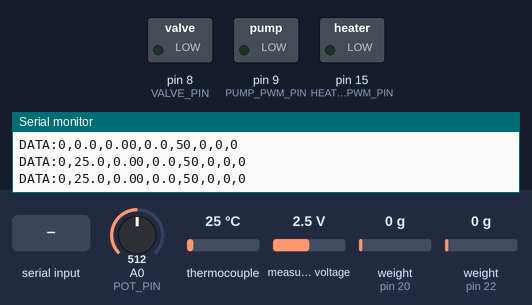
The sketch below on a simulated Arduino Uno, built with avr-gcc and run on an emulated ATmega328P. Parts: switched loads named in the sketch (green lamp = pin HIGH), the last lines printed to the serial monitor. The test bench sets the inputs (shaded band); at power-on: thermocouple 25 °C, A0 (POT_PIN) = 512, measured voltage 2.5 V, weight on the scale (sensors on pin 20, pin 22) 0 g.

Above: at 1.3 s.
1.4 s: "START_BREW\n" received over Serial
At 2.8 s:
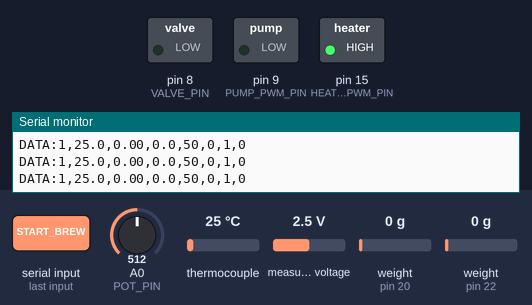
3.1 s: "BEGIN_BREW\n" received over Serial
At 6.1 s:
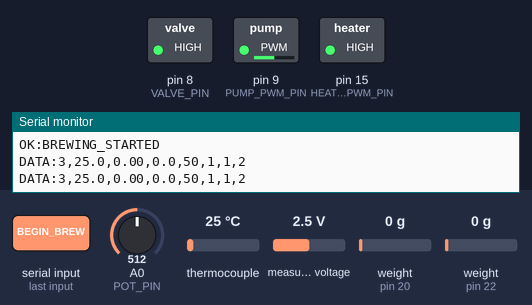
6.4 s: thermocouple set to 87 °C
8.4 s: thermocouple set to 96 °C
At 10.3 s:
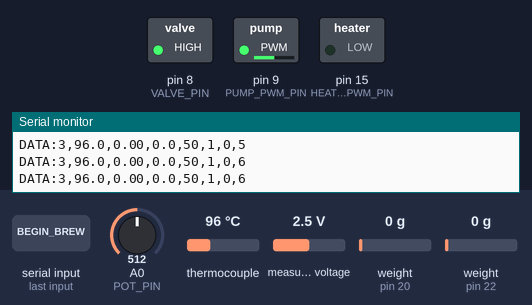
10.6 s: A0 (POT_PIN) set to 716
At 11.9 s:
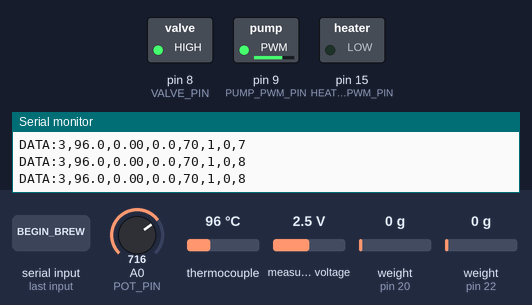
12.2 s: A0 (POT_PIN) set to 992
At 13.4 s:
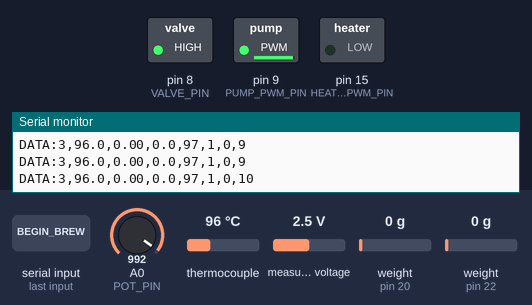
Timing chart, 0 to 14.7 s (numbered marks = the images above; inputs shaded):
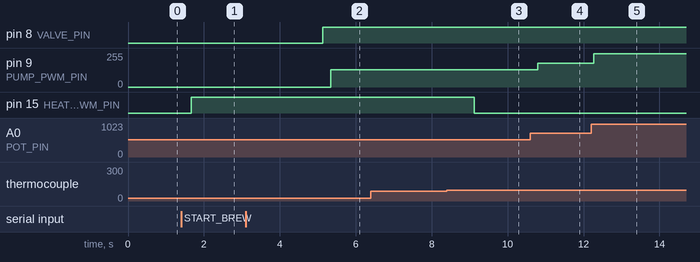

The sketch:

silvia_lever_main.ino
```cpp
/*
 * Silvia Lever Coffee Machine Controller
 * Integrates all hardware components for touchscreen coffee machine control
 * Hardware: Teensy 4.0, PT100 temp sensor, pressure sensor, scales, pump, heater, valve
 */

#include <Adafruit_MAX31865.h>
#include <ADS1115_WE.h>
#include <Wire.h>
#include "HX711.h"
#include "config.h"

// Hardware objects
Adafruit_MAX31865 thermo = Adafruit_MAX31865(PT100_CS, PT100_MOSI, PT100_MISO, PT100_CLK);
ADS1115_WE adc = ADS1115_WE(ADS1115_ADDRESS);
HX711 scale0, scale1;

// System state
enum SystemState {
  STATE_IDLE,
  STATE_HEATING_BREW,
  STATE_HEATING_STEAM,
  STATE_BREWING,
  STATE_STEAMING,
  STATE_FLUSHING
};

struct SystemData {
  SystemState state = STATE_IDLE;
  float brewTemp = DEFAULT_BREW_TEMP;
  float steamTemp = DEFAULT_STEAM_TEMP;
  float currentTemp = 0.0;
  float pressure = 0.0;
  float weight = 0.0;
  int pumpPower = 0;
  bool valveOpen = false;
  bool heaterOn = false;
  unsigned long brewTimer = 0;
  bool scalesTared = false;
} sys;

// Timing variables
unsigned long lastTempRead = 0;
unsigned long lastPressureRead = 0;
unsigned long lastScaleRead = 0;
unsigned long lastSerialSend = 0;

// Calibrated pressure sensor zero voltage
float calibratedVZero = V_ZERO;


void setup() {
  Serial.begin(SERIAL_BAUD);

  // Initialize pins
  pinMode(PUMP_PWM_PIN, OUTPUT);
  pinMode(HEATER_PWM_PIN, OUTPUT);
  pinMode(VALVE_PIN, OUTPUT);

  // Initialize to safe state
  analogWrite(PUMP_PWM_PIN, 0);
  analogWrite(HEATER_PWM_PIN, 0);
  digitalWrite(VALVE_PIN, LOW);

  // Initialize I2C
  Wire.setSDA(I2C_SDA);
  Wire.setSCL(I2C_SCL);
  Wire.begin();

  // Initialize sensors
  thermo.begin(MAX31865_3WIRE);

  if (!adc.init()) {
    Serial.println("ERROR:ADS1115_INIT_FAILED");
  } else {
    adc.setVoltageRange_mV(ADS1115_RANGE_4096);
    adc.setCompareChannels(ADS1115_COMP_0_GND);
    adc.setMeasureMode(ADS1115_SINGLE);
  }

  // Initialize scales with error checking
  scale0.begin(SCALE_DATA_0, SCALE_CLK);
  scale1.begin(SCALE_DATA_1, SCALE_CLK);
  if (!scale0.is_ready() || !scale1.is_ready()) {
    Serial.println("ERROR:SCALES_NOT_READY");
  }
  scale0.set_scale(SCALE_CALIB_0);
  scale1.set_scale(SCALE_CALIB_1);

  // Auto-calibrate pressure sensor zero (like original psens_test)
  if (adc.init()) {
    float sumVoltage = 0;
    for (int i = 0; i < 10; i++) {
      adc.startSingleMeasurement();
      while (adc.isBusy()) { delay(1); }
      sumVoltage += adc.getResult_V();
      delay(10);
    }
    calibratedVZero = sumVoltage / 10;
  }

  Serial.println("READY");
}

void loop() {
  processSerialCommands();
  updateSensors();
  updateSystemLogic();
  sendTelemetry();
}

void processSerialCommands() {
  if (Serial.available()) {
    String cmd = Serial.readStringUntil('\n');
    cmd.trim();

    if (cmd.startsWith("SET_TEMP BREW ")) {
      float temp = cmd.substring(14).toFloat();
      if (temp >= MIN_TEMP && temp <= MAX_BREW_TEMP) {
        sys.brewTemp = temp;
        Serial.println("OK:BREW_TEMP_SET");
      } else {
        Serial.println("ERROR:BREW_TEMP_OUT_OF_RANGE");
      }
    }
    else if (cmd.startsWith("SET_TEMP STEAM ")) {
      float temp = cmd.substring(15).toFloat();
      if (temp >= MIN_TEMP && temp <= MAX_STEAM_TEMP) {
        sys.steamTemp = temp;
        Serial.println("OK:STEAM_TEMP_SET");
      } else {
        Serial.println("ERROR:STEAM_TEMP_OUT_OF_RANGE");
      }
    }
    else if (cmd == "START_BREW") {
      if (sys.state == STATE_IDLE) {
        sys.state = STATE_HEATING_BREW;
        Serial.println("OK:BREW_STARTED");
      } else {
        Serial.println("ERROR:NOT_IDLE");
      }
    }
    else if (cmd == "START_STEAM") {
      if (sys.state == STATE_IDLE) {
        sys.state = STATE_HEATING_STEAM;
        Serial.println("OK:STEAM_STARTED");
      } else {
        Serial.println("ERROR:NOT_IDLE");
      }
    }
    else if (cmd == "START_FLUSH") {
      if (sys.state == STATE_IDLE) {
        sys.state = STATE_FLUSHING;
        setValve(true);
        Serial.println("OK:FLUSH_STARTED");
      } else {
        Serial.println("ERROR:NOT_IDLE");
      }
    }
    else if (cmd == "BEGIN_BREW" || cmd == "BREW_NOW") {
      if (sys.state == STATE_HEATING_BREW) {
        sys.state = STATE_BREWING;
        sys.brewTimer = millis();
        tareScales();
        setValve(true);
        Serial.println("OK:BREWING_STARTED");
      } else {
        Serial.println("ERROR:INVALID_STATE_FOR_BREW_NOW");
      }
    }
    else if (cmd == "STOP") {
      stopCurrentOperation();
      Serial.println("OK:STOPPED");
    }
    else if (cmd == "TARE_SCALES") {
      tareScales();
      Serial.println("OK:SCALES_TARED");
    }
    else if (cmd == "GET_STATUS") {
      sendStatus();
    }
    else if (cmd == "PING") {
      Serial.println("PONG");
    }
    else if (cmd == "ABORT") {
      stopCurrentOperation();
      Serial.println("OK:ABORTED");
    }
    else if (cmd.length() > 0) {
      Serial.println("ERROR:UNKNOWN_COMMAND");
    }
  }
}

void updateSensors() {
  unsigned long now = millis();

  // Read temperature with fault detection
  if (now - lastTempRead >= TEMP_READ_INTERVAL) {
    sys.currentTemp = thermo.temperature(RNOMINAL, RREF);
    uint8_t fault = thermo.readFault();
    if (fault) {
      Serial.print("ERROR:PT100_FAULT:"); Serial.println(fault, HEX);
      thermo.clearFault();
    }
    lastTempRead = now;
  }

  // Read pressure
  if (now - lastPressureRead >= PRESSURE_READ_INTERVAL) {
    adc.startSingleMeasurement();
    while (adc.isBusy()) { delay(1); }
    float voltage = adc.getResult_V();
    sys.pressure = mapPressure(voltage);
    lastPressureRead = now;
  }

  // Read scales
  if (now - lastScaleRead >= SCALE_READ_INTERVAL) {
    if (scale0.is_ready() && scale1.is_ready()) {
      float weight0 = scale0.get_units(1);
      float weight1 = scale1.get_units(1);
      sys.weight = weight0 + weight1;
    }
    lastScaleRead = now;
  }

  // Read potentiometer for pump control (like original motor_controller_pot)
  int potValue = analogRead(POT_PIN);
  sys.pumpPower = potValue / 4; // Same as original: value/4
}

void updateSystemLogic() {
  switch (sys.state) {
    case STATE_HEATING_BREW:
      controlHeater(sys.brewTemp);
      break;

    case STATE_HEATING_STEAM:
      controlHeater(sys.steamTemp);
      break;

    case STATE_BREWING:
      controlHeater(sys.brewTemp);
      controlPump(true);
      break;

    case STATE_STEAMING:
      controlHeater(sys.steamTemp);
      break;

    case STATE_FLUSHING:
      controlPump(true);
      break;

    case STATE_IDLE:
    default:
      controlHeater(0);
      controlPump(false);
      setValve(false);
      break;
  }
}

void controlHeater(float targetTemp) {
  if (targetTemp == 0) {
    analogWrite(HEATER_PWM_PIN, 0);
    sys.heaterOn = false;
    return;
  }

  float tempDiff = targetTemp - sys.currentTemp;
  int pwmValue = 0;

  if (tempDiff > TEMP_HYSTERESIS_HIGH) {
    pwmValue = HEATER_PWM_FULL;
  } else if (tempDiff > TEMP_HYSTERESIS_MED) {
    pwmValue = HEATER_PWM_MED;
  } else if (tempDiff > TEMP_HYSTERESIS_LOW) {
    pwmValue = HEATER_PWM_LOW;
  }

  analogWrite(HEATER_PWM_PIN, pwmValue);
  sys.heaterOn = (pwmValue > 0);
}

void controlPump(bool enable) {
  if (enable && (sys.state == STATE_BREWING || sys.state == STATE_FLUSHING)) {
    analogWrite(PUMP_PWM_PIN, sys.pumpPower);
  } else {
    analogWrite(PUMP_PWM_PIN, 0);
  }
}

void setValve(bool open) {
  digitalWrite(VALVE_PIN, open ? HIGH : LOW);
  sys.valveOpen = open;
}

void tareScales() {
  if (scale0.is_ready() && scale1.is_ready()) {
    scale0.tare();
    scale1.tare();
    sys.scalesTared = true;
  } else {
    Serial.println("ERROR:SCALES_NOT_READY_FOR_TARE");
  }
}

void stopCurrentOperation() {
  sys.state = STATE_IDLE;
  analogWrite(PUMP_PWM_PIN, 0);
  analogWrite(HEATER_PWM_PIN, 0);
  setValve(false);
  sys.brewTimer = 0;
}

float mapPressure(float voltage) {
  if (voltage < calibratedVZero) voltage = calibratedVZero;
  return ((voltage - calibratedVZero) / (V_MAX - calibratedVZero)) * P_MAX;
}

void sendTelemetry() {
  unsigned long now = millis();
  if (now - lastSerialSend >= TELEMETRY_INTERVAL) {
    Serial.print("DATA:");
    Serial.print(sys.state); Serial.print(",");
    Serial.print(sys.currentTemp, 1); Serial.print(",");
    Serial.print(sys.pressure, 2); Serial.print(",");
    Serial.print(sys.weight, 1); Serial.print(",");
    Serial.print(map(sys.pumpPower, 0, 255, 0, 100)); Serial.print(",");
    Serial.print(sys.valveOpen ? 1 : 0); Serial.print(",");
    Serial.print(sys.heaterOn ? 1 : 0); Serial.print(",");

    if (sys.state == STATE_BREWING && sys.brewTimer > 0) {
      Serial.print((now - sys.brewTimer) / 1000);
    } else {
      Serial.print(0);
    }
    Serial.println();

    lastSerialSend = now;
  }
}

void sendStatus() {
  Serial.print("STATUS:");
  Serial.print("state="); Serial.print(sys.state); Serial.print(",");
  Serial.print("temp="); Serial.print(sys.currentTemp, 1); Serial.print(",");
  Serial.print("brewTemp="); Serial.print(sys.brewTemp, 1); Serial.print(",");
  Serial.print("steamTemp="); Serial.print(sys.steamTemp, 1); Serial.print(",");
  Serial.print("pressure="); Serial.print(sys.pressure, 2); Serial.print(",");
  Serial.print("weight="); Serial.print(sys.weight, 1); Serial.print(",");
  Serial.print("pump="); Serial.print(map(sys.pumpPower, 0, 255, 0, 100)); Serial.print(",");
  Serial.print("valve="); Serial.print(sys.valveOpen ? 1 : 0); Serial.print(",");
  Serial.print("heater="); Serial.print(sys.heaterOn ? 1 : 0);
  Serial.println();
}
```

config.h
```cpp
/*
 * Configuration file for Silvia Lever Coffee Machine
 * Adjust these values for your specific hardware setup
 */

#ifndef CONFIG_H
#define CONFIG_H

// Hardware Pin Definitions
#define POT_PIN A0              // Potentiometer for pump speed control
#define PUMP_PWM_PIN 9          // PWM output for pump motor
#define HEATER_PWM_PIN 15       // PWM output for heater SSR
#define VALVE_PIN 8             // Digital output for valve relay

// PT100 Temperature Sensor (SPI)
#define PT100_CS 10             // Chip Select
#define PT100_MOSI 11           // Master Out Slave In
#define PT100_MISO 12           // Master In Slave Out
#define PT100_CLK 13            // Clock

// Pressure Sensor (I2C via ADS1115)
#define I2C_SDA 18              // I2C Data
#define I2C_SCL 19              // I2C Clock
#define ADS1115_ADDRESS 0x48    // I2C address of ADS1115

// Scale Sensors (HX711)
#define SCALE_DATA_0 20         // Data pin for scale 0
#define SCALE_DATA_1 22         // Data pin for scale 1
#define SCALE_CLK 21            // Shared clock pin for both scales

// Temperature Sensor Calibration
#define RREF 430.0              // Reference resistor value (430Ω for PT100)
#define RNOMINAL 100.0          // Nominal resistance at 0°C (100Ω for PT100)

// Pressure Sensor Calibration
#define V_ZERO 0.0              // Zero pressure voltage (V) - will be auto-calibrated
#define V_MAX 4.5               // Maximum pressure voltage (V)
#define P_MIN 0.0               // Minimum pressure (bar)
#define P_MAX 16.0              // Maximum pressure (bar)

// Scale Calibration Factors
#define SCALE_CALIB_0 420.0983  // Calibration factor for scale 0
#define SCALE_CALIB_1 421.365   // Calibration factor for scale 1

// Default Temperature Settings
#define DEFAULT_BREW_TEMP 93.0  // Default brew temperature (°C)
#define DEFAULT_STEAM_TEMP 150.0 // Default steam temperature (°C)

// Temperature Control Parameters
#define TEMP_HYSTERESIS_HIGH 5.0  // Full power above target + this value
#define TEMP_HYSTERESIS_MED 1.0   // Medium power above target + this value
#define TEMP_HYSTERESIS_LOW 0.5   // Low power above target + this value

// PWM Values for Temperature Control
#define HEATER_PWM_FULL 255     // Full power PWM value
#define HEATER_PWM_MED 150      // Medium power PWM value
#define HEATER_PWM_LOW 80       // Low power PWM value

// Timing Constants (milliseconds)
#define TEMP_READ_INTERVAL 500      // Temperature reading interval
#define PRESSURE_READ_INTERVAL 100  // Pressure reading interval
#define SCALE_READ_INTERVAL 200     // Scale reading interval
#define TELEMETRY_INTERVAL 250      // Telemetry transmission interval

// Serial Communication
#define SERIAL_BAUD 115200      // Serial communication baud rate

// Safety Limits
#define MAX_BREW_TEMP 100.0     // Maximum allowed brew temperature
#define MAX_STEAM_TEMP 160.0    // Maximum allowed steam temperature
#define MIN_TEMP 10.0           // Minimum reasonable temperature

#endif // CONFIG_H
```

Measured:
- the behaviour switches between 91 and 92 °C on thermocouple (found by bisection; images 2 and 3)
- after the input at 1.4 s, pin 15 (HEATER_PWM_PIN): LOW → HIGH after 0.26 s
- after the input at 3.1 s, pin 8 (VALVE_PIN): LOW → HIGH after 2.0 s; pin 9 (PUMP_PWM_PIN): 0/255 → 128/255 after 2.2 s
- after the input at 8.4 s, pin 15 (HEATER_PWM_PIN): HIGH → LOW after 0.72 s
- after the input at 10.6 s, pin 9 (PUMP_PWM_PIN): 128/255 → 179/255 after 0.20 s
- after the input at 12.2 s, pin 9 (PUMP_PWM_PIN): 179/255 → 248/255 after 0.07 s
